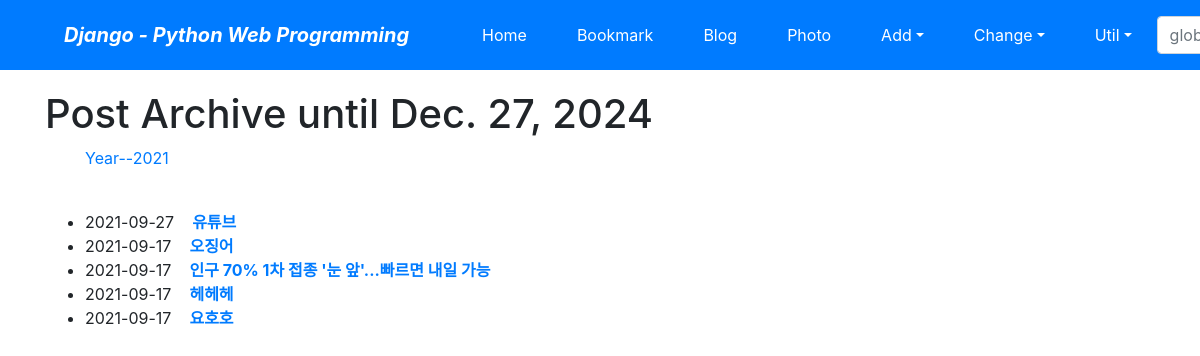
Screenshot of /blog/archive/ with the database file from the repository.
### blog/models.py (models this page shows, shortened)
class Post(models.Model):
    title = models.CharField(verbose_name='TITLE', max_length=50)  # 포스트 제목
    slug = models.SlugField('SLUG', unique=True, allow_unicode=True, help_text='one word for title alias.')  # 제목의 별칭
    description = models.CharField('DESCRIPTION', max_length=100, blank=True, help_text='simple description text.')  # 포스트 한 줄 설명
    content = models.TextField('CONTENT')  # 포스트의 내용
    create_dt = models.DateTimeField('CREATE DATE', auto_now_add=True)  # 생성 일자
    modify_dt = models.DateTimeField('MODIFY DATE', auto_now=True)  # 수정 일자
    tags = TaggableManager(blank=True)  # ch06에서 추가됨
    owner = models.ForeignKey(User, on_delete=models.CASCADE, verbose_name='OWNER', blank=True, null=True)     # ch11에서 추가됨
    class Meta:
        verbose_name = 'post'
        verbose_name_plural = 'posts'
        db_table = 'blog_posts'
        ordering = ('-modify_dt',)
    def get_absolute_url(self):
        return reverse('blog:post_detail', args=(self.slug,))

### blog/views.py (the view)
# urls.py: path('archive/', views.PostAV.as_view(), name='post_archive'),
class PostAV(ArchiveIndexView):
    model = Post
    date_field = 'modify_dt'

### blog/templates/blog/post_archive.html (shortened to what this page needs)
{% extends "base.html" %}
{% block content %}
<h1>Post Archive until {% now "N d, Y" %}</h1>
    <ul>
        {% for date in date_list %}
            <li style="display:inline;">
                <a href="{% url 'blog:post_year_archive' date|date:'Y' %}">Year--{{date|date:"Y"}}</a>
            </li>
        {% endfor %}
    </ul>
    <br>
    <div>
        <ul>
            {% for post in object_list %}
            <li> {{post.modify_dt|date:"Y-m-d"}}&nbsp;&nbsp;&nbsp;
                <a href="{{post.get_absolute_url}}"><strong>{{post.title}}</strong>
                </a>
            </li>
            {% endfor %}
        </ul>
    </div>
{% endblock %}

### templates/base.html (shortened to what this page needs)
<!DOCTYPE html>
<html lang="ko">
<head>
    <link rel="stylesheet" href="https://stackpath.bootstrapcdn.com/bootstrap/4.3.1/css/bootstrap.min.css"> {% block extra-style %}{% endblock %}
</head>
<body style="padding-top:90px;">
    <nav class="navbar navbar-expand-lg navbar-dark bg-primary fixed-top">
        <span class="navbar-brand mx-5 mb-0 font-weight-bold font-italic">Django - Python Web Programming</span>
        <div class="collapse navbar-collapse" id="navbarSupportedContent">
            <ul class="navbar-nav mr-auto">
                <li class="nav-item mx-1 btn btn-primary">
                    <a class="nav-link text-white" href="{% url 'home' %}">Home</a></li>
                <li class="nav-item mx-1 btn btn-primary">
                    <a class="nav-link text-white" href="{% url 'bookmark:index' %}">Bookmark</a></li>
                <li class="nav-item mx-1 btn btn-primary">
                    <a class="nav-link text-white" href="{% url 'blog:index' %}">Blog</a></li>
                <li class="nav-item mx-1 btn btn-primary">
                    <a class="nav-link text-white" href="{% url 'photo:index' %}">Photo</a></li>
                <li class="nav-item dropdown mx-1 btn btn-primary">
                    <a class="nav-link dropdown-toggle text-white" href="#" data-toggle="dropdown">Add</a>
                </li>
                <li class="nav-item dropdown mx-1 btn btn-primary">
                    <a class="nav-link dropdown-toggle text-white" href="#" data-toggle="dropdown">Change</a>
                </li>
                <li class="nav-item dropdown mx-1 btn btn-primary">
                    <a class="nav-link dropdown-toggle text-white" href="#" data-toggle="dropdown">Util</a>
                </li>
            </ul>
            <form class="form-inline my-2" action="{% url 'blog:search' %}" method="post"> {% csrf_token %}
                <input class="form-control mr-sm-2" type="search" placeholder="global search" name="search_word">
            </form>
        </div>
    </nav>
    <div class="container">
        {% block content %}{% endblock %}
    </div>
</body>
</html>

### rows the page displays
Post: modify_dt "2021-09-27", title "유튜브"
Post: modify_dt "2021-09-17", title "오징어"
Post: modify_dt "2021-09-17", title "인구 70% 1차 접종 '눈 앞'...빠르면 내일 가능"
Post: modify_dt "2021-09-17", title "헤헤헤"
Post: modify_dt "2021-09-17", title "요호호"

### other values shown
{{ date|date:"Y" }} "2021"
